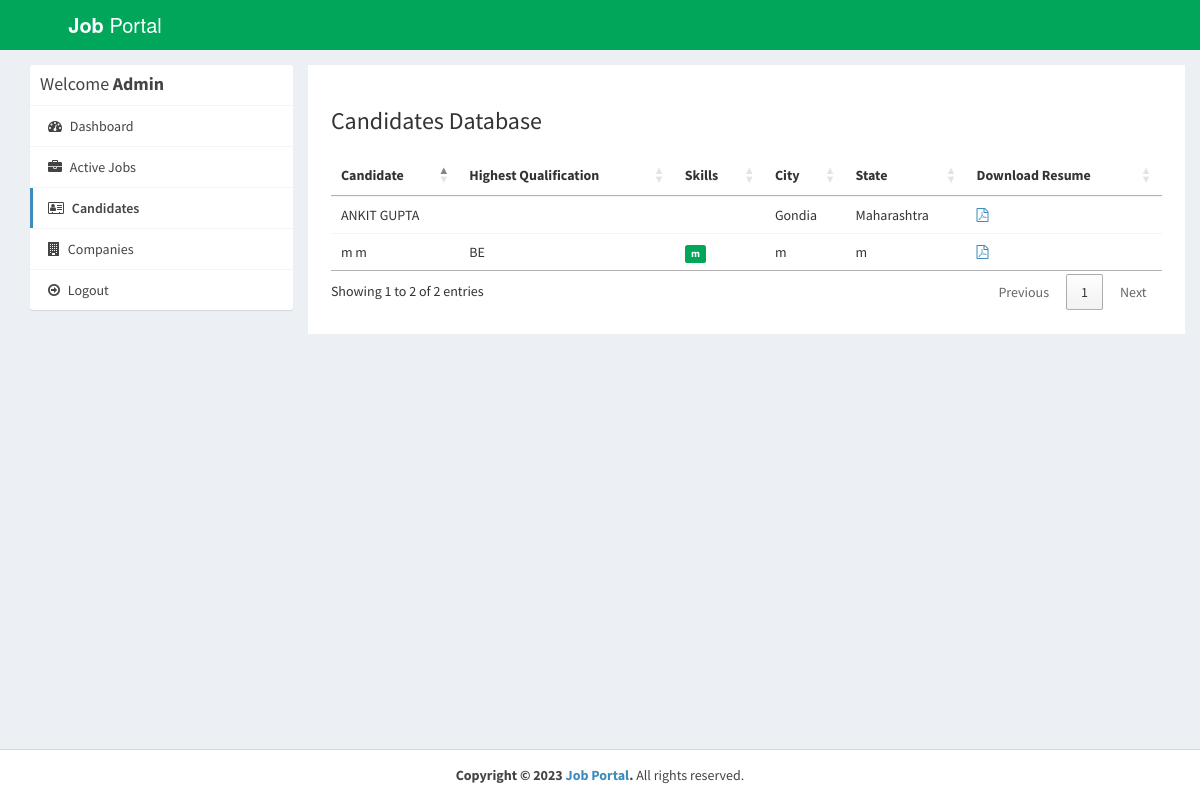
Page /admin/applications.php (signed in) on the committed database.
### tables this page shows
CREATE TABLE `users` (
  `id_user` int(11) NOT NULL,
  `firstname` varchar(255) NOT NULL,
  `lastname` varchar(255) NOT NULL,
  `email` varchar(255) NOT NULL,
  `password` varchar(255) NOT NULL,
  `address` text DEFAULT NULL,
  `city` varchar(255) DEFAULT NULL,
  `state` varchar(255) DEFAULT NULL,
  `contactno` varchar(255) DEFAULT NULL,
  `qualification` varchar(255) DEFAULT NULL,
  `stream` varchar(255) DEFAULT NULL,
  `passingyear` varchar(255) DEFAULT NULL,
  `dob` varchar(255) DEFAULT NULL,
  `age` varchar(255) DEFAULT NULL,
  `designation` varchar(255) DEFAULT NULL,
  `resume` varchar(255) DEFAULT NULL,
  `hash` varchar(255) DEFAULT NULL,
  `active` int(11) NOT NULL DEFAULT 1,
  `aboutme` text NOT NULL,
  `skills` text DEFAULT NULL
);

### admin/applications.php (the view, shortened to what this page needs)
<?php
require_once("../db.php");
?>
<!DOCTYPE html>
<html>
<head>
  <link rel="stylesheet" href="https://cdnjs.cloudflare.com/ajax/libs/twitter-bootstrap/3.3.7/css/bootstrap.min.css">
  <link rel="stylesheet" href="https://cdnjs.cloudflare.com/ajax/libs/font-awesome/4.7.0/css/font-awesome.min.css">
  <link rel="stylesheet" href="https://cdnjs.cloudflare.com/ajax/libs/ionicons/2.0.1/css/ionicons.min.css">
  <link rel="stylesheet" href="https://cdn.datatables.net/1.10.15/css/jquery.dataTables.min.css">
  <link rel="stylesheet" href="../css/AdminLTE.min.css">
  <link rel="stylesheet" href="../css/_all-skins.min.css">
  <link rel="stylesheet" href="../css/custom.css">
</head>
<body class="hold-transition skin-green sidebar-mini">
<div class="wrapper">
  <header class="main-header">
    <a href="index.php" class="logo logo-bg">
      <span class="logo-lg"><b>Job</b> Portal</span>
    </a>
    <nav class="navbar navbar-static-top">
    </nav>
  </header>
  <div class="content-wrapper" style="margin-left: 0px;">
    <section id="candidates" class="content-header">
      <div class="container">
        <div class="row">
          <div class="col-md-3">
            <div class="box box-solid">
              <div class="box-header with-border">
                <h3 class="box-title">Welcome <b>Admin</b></h3>
              </div>
              <div class="box-body no-padding">
                <ul class="nav nav-pills nav-stacked">
                  <li><a href="dashboard.php"><i class="fa fa-dashboard"></i> Dashboard</a></li>
                  <li><a href="active-jobs.php"><i class="fa fa-briefcase"></i> Active Jobs</a></li>
                  <li class="active"><a href="applications.php"><i class="fa fa-address-card-o"></i> Candidates</a></li>
                  <li><a href="companies.php"><i class="fa fa-building"></i> Companies</a></li>
                  <li><a href="../logout.php"><i class="fa fa-arrow-circle-o-right"></i> Logout</a></li>
                </ul>
              </div>
            </div>
          </div>
          <div class="col-md-9 bg-white padding-2">
            <h3>Candidates Database</h3>
            <div class="row margin-top-20">
              <div class="col-md-12">
                <div class="box-body table-responsive no-padding">
                  <table id="example2" class="table table-hover">
                    <thead>
                      <th>Candidate</th>
                      <th>Highest Qualification</th>
                      <th>Skills</th>
                      <th>City</th>
                      <th>State</th>
                      <th>Download Resume</th>
                    </thead>
                    <tbody>
                      <?php
                       $sql = "SELECT * FROM users";
                            $result = $conn->query($sql);
                            if($result->num_rows > 0) {
                              while($row = $result->fetch_assoc())
                              {
                                $skills = $row['skills'];
                                $skills = explode(',', $skills);
                      ?>
                      <tr>
                        <td><?php echo $row['firstname'].' '.$row['lastname']; ?></td>
                        <td><?php echo $row['qualification']; ?></td>
                        <td>
                          <?php
                          foreach ($skills as $value) {
                            echo ' <span class="label label-success">'.$value.'</span>';
                          }
                          ?>
                        </td>
                        <td><?php echo $row['city']; ?></td>
                        <td><?php echo $row['state']; ?></td>
                        <?php if($row['resume'] != '') { ?>
                        <td><a href="../uploads/resume/<?php echo $row['resume']; ?>" download="<?php echo $row['firstname'].' Resume'; ?>"><i class="fa fa-file-pdf-o"></i></a></td>
                        <?php } else { ?>
                        <td>No Resume Uploaded</td>
                        <?php } ?>
                      </tr>
                      <?php
                        }
                      }
                      ?>
                    </tbody>
                  </table>
                </div>
              </div>
            </div>
          </div>
        </div>
      </div>
    </section>
  </div>
  <footer class="main-footer" style="margin-left: 0px;">
    <div class="text-center">
      <strong>Copyright &copy; 2023 <a href="#">Job Portal</a>.</strong> All rights
    reserved.
    </div>
  </footer>
</div>
</body>
</html>

### css/custom.css (style rules this page uses)
.logo-bg { background-color: #00A65A !important; }
.margin-top-20 { margin-top: 20px; }
.padding-2 { padding: 2%; }
.bg-white { background-color: #fff; }

### rows in the picture
users: firstname "m", lastname "m", qualification "BE", skills "m", city "m", state "m"
users: firstname "ANKIT", lastname "GUPTA", city "Gondia", state "Maharashtra"
